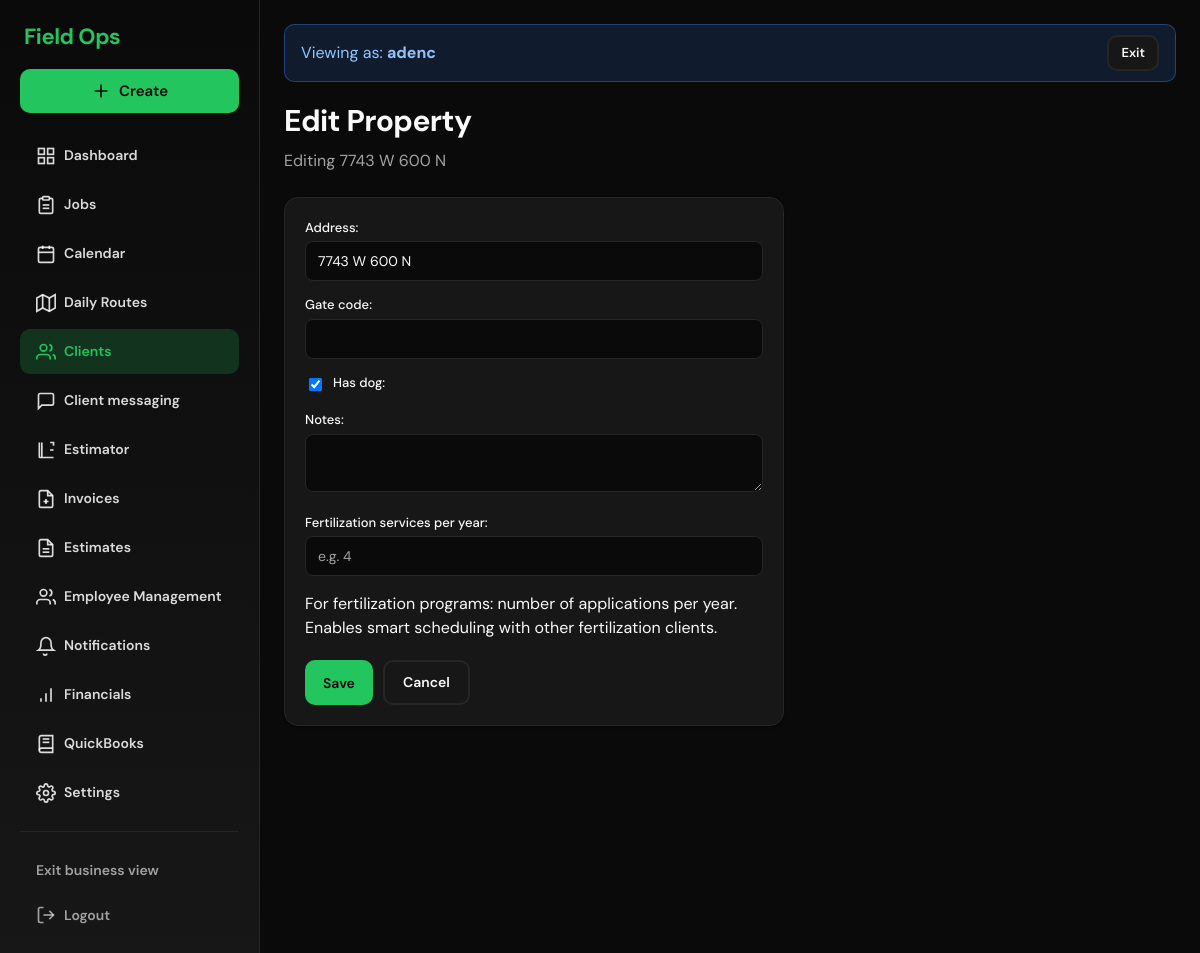
Page /clients/1/properties/1/edit/ (signed in) on the committed database.
### accounts/models.py (models this page shows, shortened)
class User(AbstractUser):
    ROLE_CHOICES = [
        ('owner', 'Owner'),
        ('crew', 'Crew'),
    ]
    business = models.ForeignKey(
        Business,
        on_delete=models.CASCADE,
        related_name='users',
        null=True,  # Owner can be null initially if needed
        blank=True
    )
    role = models.CharField(max_length=10, choices=ROLE_CHOICES, default='crew')
    hourly_rate = models.DecimalField(
        max_digits=8,
        decimal_places=2,
        null=True,
        blank=True,
        help_text='Hourly cost for crew members (used for labor cost reporting)'
    )
    phone = models.CharField(max_length=20, blank=True)
    address_line1 = models.CharField(max_length=255, blank=True, verbose_name='Address')
    address_line2 = models.CharField(max_length=255, blank=True)
    city = models.CharField(max_length=100, blank=True)
    state = models.CharField(max_length=50, blank=True)
    postal_code = models.CharField(max_length=20, blank=True, verbose_name='ZIP / Postal code')
    color = models.CharField(
        max_length=7,
        blank=True,
        default='',
        help_text='Hex color for calendar/route (e.g. #3b82f6). Owner can customize.'
    )

### customers/models.py (models this page shows, shortened)
class Property(models.Model):
    customer = models.ForeignKey(
        Customer,
        on_delete=models.CASCADE,
        related_name="properties",
    )
    address = models.CharField(max_length=255)
    latitude = models.DecimalField(max_digits=10, decimal_places=7, null=True, blank=True)
    longitude = models.DecimalField(max_digits=10, decimal_places=7, null=True, blank=True)
    notes = models.TextField(blank=True)
    gate_code = models.CharField(max_length=50, blank=True)
    has_dog = models.BooleanField(default=False)
    fertilization_services_per_year = models.PositiveSmallIntegerField(
        null=True,
        blank=True,
        validators=[MinValueValidator(1), MaxValueValidator(12)],
        help_text="For fertilization programs: how many applications per year (e.g. 4). Enables smart scheduling with other fertilization clients.",
    )
    created_at = models.DateTimeField(auto_now_add=True)
    updated_at = models.DateTimeField(auto_now=True)

### customers/views.py (the view)
# urls.py: path("<int:customer_id>/properties/<int:property_id>/edit/", views.property_edit, name="property_edit"),
@role_required("owner")
@require_http_methods(["GET", "POST"])
def property_edit(request, customer_id, property_id):
    business = _get_business(request)
    if not business:
        messages.error(request, "You must be associated with a business.")
        return redirect("/")
    customer = get_object_or_404(Customer, id=customer_id, business=business)
    prop = get_object_or_404(Property, id=property_id, customer=customer)
    if request.method == "POST":
        form = PropertyForm(request.POST, instance=prop)
        if form.is_valid():
            form.save()
            messages.success(request, "Property updated.")
            return redirect("customer_detail", customer_id=customer.id)
    else:
        form = PropertyForm(instance=prop)
    return render(request, "customers/property_form.html", {
        "form": form,
        "customer": customer,
        "property": prop,
        "title": "Edit Property",
    })

### customers/templates/customers/property_form.html (shortened to what this page needs)
{% extends "base.html" %}
{% block content %}
<div class="page-header">
  <h1>{{ title }}</h1>
  <p>{% if property %}Editing {{ property.address }}{% else %}Add a property for {{ customer.name }}{% endif %}</p>
</div>
<div class="card" style="max-width: 500px;">
  <form method="post">
    <div class="field">{{ form.address.label_tag }}{{ form.address }}{{ form.address.errors }}</div>
    <div class="field">{{ form.gate_code.label_tag }}{{ form.gate_code }}{{ form.gate_code.errors }}</div>
    <div class="field checkbox-field">
      {{ form.has_dog }}{{ form.has_dog.label_tag }}{{ form.has_dog.errors }}
    </div>
    <div class="field">{{ form.notes.label_tag }}{{ form.notes }}{{ form.notes.errors }}</div>
    <div class="field">
      {{ form.fertilization_services_per_year.label_tag }}
      {{ form.fertilization_services_per_year }}
      {% if form.fertilization_services_per_year.help_text %}<p class="help">{{ form.fertilization_services_per_year.help_text }}</p>{% endif %}
    </div>
    <div class="form-actions">
      <button type="submit" class="btn btn-primary">Save</button>
      <a href="{% url 'customer_detail' customer.id %}" class="btn btn-secondary">Cancel</a>
    </div>
  </form>
</div>
{% endblock %}

### templates/base.html (shortened to what this page needs)
<!DOCTYPE html>
<html lang="en">
<head>
</head>
<body>
  {% if user.is_authenticated %}
    <aside class="sidebar">
      <div class="sidebar-brand">Field Ops</div>
      {% if user.role != "crew" %}
      <div class="sidebar-create-wrap">
        <button type="button" class="btn btn-create" id="sidebar-create-btn" aria-expanded="false" aria-haspopup="true">
          <svg class="nav-icon" viewBox="0 0 24 24" fill="none" stroke="currentColor" stroke-width="2" stroke-linecap="round" stroke-linejoin="round"><line x1="12" y1="5" x2="12" y2="19"/><line x1="5" y1="12" x2="19" y2="12"/></svg>
          Create
        </button>
      </div>
      {% endif %}
      <nav class="sidebar-nav">
        {% if user.role == "crew" %}
          <a href="/jobs/crew/" class="btn btn-nav {% if '/jobs/crew' in request.path %}active{% endif %}">
            <svg class="nav-icon" viewBox="0 0 24 24" fill="none" stroke="currentColor" stroke-width="2"><path d="M16 4h2a2 2 0 0 1 2 2v14a2 2 0 0 1-2 2H6a2 2 0 0 1-2-2V6a2 2 0 0 1 2-2h2"/><rect x="8" y="2" width="8" height="4" rx="1" ry="1"/><line x1="8" y1="12" x2="16" y2="12"/><line x1="8" y1="16" x2="16" y2="16"/></svg>
            Today's Jobs
          </a>
          <a href="/time/" class="btn btn-nav {% if '/time' in request.path %}active{% endif %}">
            <svg class="nav-icon" viewBox="0 0 24 24" fill="none" stroke="currentColor" stroke-width="2"><circle cx="12" cy="12" r="10"/><polyline points="12 6 12 12 16 14"/></svg>
            Time Clock
          </a>
          <a href="{% url 'notification_inbox' %}" class="btn btn-nav {% if '/notifications/inbox' in request.path %}active{% endif %}" style="position: relative;">
            <svg class="nav-icon" viewBox="0 0 24 24" fill="none" stroke="currentColor" stroke-width="2"><path d="M18 8A6 6 0 0 0 6 8c0 7-3 9-3 9h18s-3-2-3-9"/><path d="M13 21a2 2 0 0 1-2 2 2 2 0 0 1-2-2"/></svg>
            Notifications
            {% if notification_unread_count > 0 %}<span class="nav-badge">{{ notification_unread_count }}</span>{% endif %}
          </a>
        {% else %}
          <a href="/" class="btn btn-nav {% if request.path == '/' or request.path == '' %}active{% endif %}">
            <svg class="nav-icon" viewBox="0 0 24 24" fill="none" stroke="currentColor" stroke-width="2"><rect x="3" y="3" width="7" height="7"/><rect x="14" y="3" width="7" height="7"/><rect x="14" y="14" width="7" height="7"/><rect x="3" y="14" width="7" height="7"/></svg>
            Dashboard
          </a>
          <a href="{% url 'job_list' %}" class="btn btn-nav {% if request.path == '/jobs/' or request.path == '/jobs' %}active{% endif %}">
            <svg class="nav-icon" viewBox="0 0 24 24" fill="none" stroke="currentColor" stroke-width="2"><path d="M16 4h2a2 2 0 0 1 2 2v14a2 2 0 0 1-2 2H6a2 2 0 0 1-2-2V6a2 2 0 0 1 2-2h2"/><rect x="8" y="2" width="8" height="4" rx="1" ry="1"/><line x1="8" y1="12" x2="16" y2="12"/><line x1="8" y1="16" x2="16" y2="16"/></svg>
            Jobs
          </a>
          <a href="/jobs/calendar/" class="btn btn-nav {% if '/jobs/calendar' in request.path %}active{% endif %}">
            <svg class="nav-icon" viewBox="0 0 24 24" fill="none" stroke="currentColor" stroke-width="2"><rect x="3" y="4" width="18" height="18" rx="2" ry="2"/><line x1="16" y1="2" x2="16" y2="6"/><line x1="8" y1="2" x2="8" y2="6"/><line x1="3" y1="10" x2="21" y2="10"/></svg>
            Calendar
          </a>
          <a href="/jobs/routes/" class="btn btn-nav {% if '/jobs/routes' in request.path %}active{% endif %}">
            <svg class="nav-icon" viewBox="0 0 24 24" fill="none" stroke="currentColor" stroke-width="2"><polygon points="1 6 1 22 8 18 16 22 23 18 23 2 16 6 8 2 1 6"/><line x1="8" y1="2" x2="8" y2="18"/><line x1="16" y1="6" x2="16" y2="22"/></svg>
            Daily Routes
          </a>
          <a href="/clients/" class="btn btn-nav {% if '/clients' in request.path and '/clients/messages' not in request.path %}active{% endif %}">
            <svg class="nav-icon" viewBox="0 0 24 24" fill="none" stroke="currentColor" stroke-width="2"><path d="M17 21v-2a4 4 0 0 0-4-4H5a4 4 0 0 0-4 4v2"/><circle cx="9" cy="7" r="4"/><path d="M23 21v-2a4 4 0 0 0-3-3.87"/><path d="M16 3.13a4 4 0 0 1 0 7.75"/></svg>
            Clients
          </a>
          <a href="{% url 'client_messages_list' %}" class="btn btn-nav {% if '/clients/messages' in request.path %}active{% endif %}">
            <svg class="nav-icon" viewBox="0 0 24 24" fill="none" stroke="currentColor" stroke-width="2"><path d="M21 15a2 2 0 0 1-2 2H7l-4 4V5a2 2 0 0 1 2-2h14a2 2 0 0 1 2 2z"/></svg>
            Client messaging
          </a>
          <a href="/estimator/" class="btn btn-nav {% if '/estimator' in request.path %}active{% endif %}">
            <svg class="nav-icon" viewBox="0 0 24 24" fill="none" stroke="currentColor" stroke-width="2"><path d="M21 21H4.6a.6.6 0 0 1-.6-.6V3"/><path d="M21 7V3h-4"/><path d="M7 3v18"/><path d="M21 12h-4"/></svg>
            Estimator
          </a>
          <a href="/billing/" class="btn btn-nav {% if '/billing' in request.path and 'estimates' not in request.path %}active{% endif %}">
            <svg class="nav-icon" viewBox="0 0 24 24" fill="none" stroke="currentColor" stroke-width="2"><path d="M14 2H6a2 2 0 0 0-2 2v16a2 2 0 0 0 2 2h12a2 2 0 0 0 2-2V8z"/><polyline points="14 2 14 8 20 8"/><path d="M12 18v-6"/><path d="M9 15h6"/></svg>
            Invoices
          </a>
          <a href="/billing/estimates/" class="btn btn-nav {% if '/billing/estimates' in request.path %}active{% endif %}">
            <svg class="nav-icon" viewBox="0 0 24 24" fill="none" stroke="currentColor" stroke-width="2"><path d="M14 2H6a2 2 0 0 0-2 2v16a2 2 0 0 0 2 2h12a2 2 0 0 0 2-2V8z"/><polyline points="14 2 14 8 20 8"/><line x1="16" y1="13" x2="8" y2="13"/><line x1="16" y1="17" x2="8" y2="17"/></svg>
            Estimates
          </a>
          <a href="{% url 'employee_management' %}" class="btn btn-nav {% if '/employee-management' in request.path %}active{% endif %}">
            <svg class="nav-icon" viewBox="0 0 24 24" fill="none" stroke="currentColor" stroke-width="2"><path d="M17 21v-2a4 4 0 0 0-4-4H5a4 4 0 0 0-4 4v2"/><circle cx="9" cy="7" r="4"/><path d="M23 21v-2a4 4 0 0 0-3-3.87"/><path d="M16 3.13a4 4 0 0 1 0 7.75"/></svg>
            Employee Management
          </a>
          <a href="{% url 'notification_send' %}" class="btn btn-nav {% if '/notifications/send' in request.path %}active{% endif %}">
            <svg class="nav-icon" viewBox="0 0 24 24" fill="none" stroke="currentColor" stroke-width="2"><path d="M18 8A6 6 0 0 0 6 8c0 7-3 9-3 9h18s-3-2-3-9"/><path d="M13 21a2 2 0 0 1-2 2 2 2 0 0 1-2-2"/></svg>
            Notifications
          </a>
          <a href="{% url 'financials:dashboard' %}" class="btn btn-nav {% if '/financials' in request.path %}active{% endif %}">
            <svg class="nav-icon" viewBox="0 0 24 24" fill="none" stroke="currentColor" stroke-width="2"><line x1="12" y1="20" x2="12" y2="10"/><line x1="18" y1="20" x2="18" y2="4"/><line x1="6" y1="20" x2="6" y2="16"/></svg>
            Financials
          </a>
          <a href="{% url 'quickbooks:settings' %}" class="btn btn-nav {% if '/quickbooks' in request.path %}active{% endif %}">
            <svg class="nav-icon" viewBox="0 0 24 24" fill="none" stroke="currentColor" stroke-width="2"><path d="M4 19.5A2.5 2.5 0 0 1 6.5 17H20"/><path d="M6.5 2H20v20H6.5A2.5 2.5 0 0 1 4 19.5v-15A2.5 2.5 0 0 1 6.5 2z"/><line x1="8" y1="6" x2="16" y2="6"/><line x1="8" y1="10" x2="16" y2="10"/></svg>
            QuickBooks
          </a>
          <a href="/settings/" class="btn btn-nav {% if '/settings' in request.path %}active{% endif %}">
            Settings
          </a>
        {% endif %}
      </nav>
      <div class="sidebar-divider"></div>
      <div class="sidebar-footer">
        {% if user.is_superuser %}
        {% if request.session.platform_business_id %}
        <a href="{% url 'platform_exit' %}" class="btn btn-nav">Exit business view</a>
        {% else %}
        <a href="{% url 'platform_home' %}" class="btn btn-nav">Platform admin</a>
        {% endif %}
        {% endif %}
        <form action="{% url 'logout' %}" method="post" class="logout-form-inline">
          <button type="submit" class="btn btn-nav">
            <svg class="nav-icon" viewBox="0 0 24 24" fill="none" stroke="currentColor" stroke-width="2"><path d="M9 21H5a2 2 0 0 1-2-2V5a2 2 0 0 1 2-2h4"/><polyline points="16 17 21 12 16 7"/><line x1="21" y1="12" x2="9" y2="12"/></svg>
            Logout
          </button>
        </form>
      </div>
    </aside>
  {% endif %}
  <main class="main-wrap">
    <div class="content">
      {% if user.is_superuser and request.session.platform_business_name %}
      <div class="platform-banner">
        <span>Viewing as: <strong>{{ request.session.platform_business_name }}</strong></span>
        <a href="{% url 'platform_exit' %}" class="btn btn-secondary btn-sm">Exit</a>
      </div>
      {% endif %}
      {% block content %}{% endblock %}
    </div>
  </main>
</body>
</html>

### rows in the picture
User: session.platform_business_name "adenc"
Property: address "7743 W 600 N", has_dog "☑"

### other values in the picture
{{ title }} "Edit Property"
